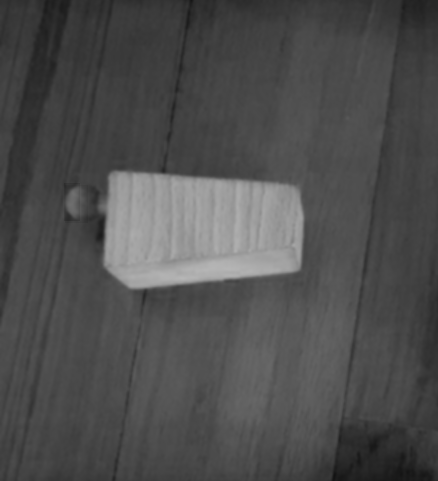
%> input picture Other related algorithms/I.bmp, 438 x 481 px
$ octave intermeans_run.m   (GNU Octave 9; MATLAB toolbox functions it lacks are replaced by stand-ins)
%> lines starting %> are read from the running program, lines starting %| are printed output that depends on the picture; in (x1, y1, x2, y2) boxes, pixels count from 0 and x2, y2 are one past the last pixel; in counts of white or black regions, pixels touching at a corner belong together; the program's own positions count from 1

%% Intermeans algorithm for automatic thresholding %%

I = imread('I.bmp');
%> I is the input picture: size 481x438 uint8; min 19, max 182, mean 78.1
intermeans(I);

function [T, Iout] = intermeans(Iin)

    T = mean(Iin(:));
%> T = 78.06
    maxIterations = 100;

    for iter = 1:maxIterations
        % Partition the image into two groups, R1 and R2, using the current threshold T
        R1 = Iin(Iin <= T);
        R2 = Iin(Iin > T);

        mu_1 = mean(R1);
        mu_2 = mean(R2);

        newT = 0.5 * (mu_1 + mu_2);

        if abs(newT - T) < 0.01
            break;
        end

        T = newT;
    end
%> this loop made 6 passes
%> (mu_1, mu_2, newT, T) on passes 1 to 5: (65.11, 108.1, 86.6, 86.6), (67.72, 127.8, 97.78, 97.78), (69.45, 151, 110.2, 110.2), (69.8, 156.3, 113.1, 113.1), (69.82, 156.5, 113.2, 113.2)
%> (mu_1, mu_2, newT) on pass 6: (69.82, 156.5, 113.2)

    Iout = Iin > T;
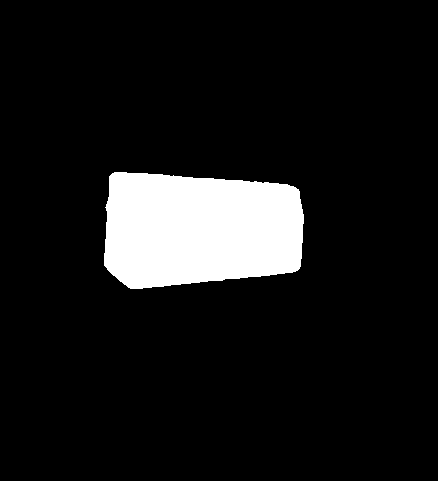
%> Iout: size 481x438 logical; 9.5% white; 1 white region, box (x1, y1, x2, y2) and area: (104, 172, 304, 289) 20016
    imwrite(Iout, 'I1.bmp');

    % Plot histogram
    figure;
    subplot(2,2,1);
    imshow(Iin);
    title('Original image')

    subplot(2,2,2);
    imhist(Iin);
    h = imhist(Iin);
%> h = 256 values, max 7173 at index 76, min 0 at index 1, mean 823
%> `intermeans(I);`:
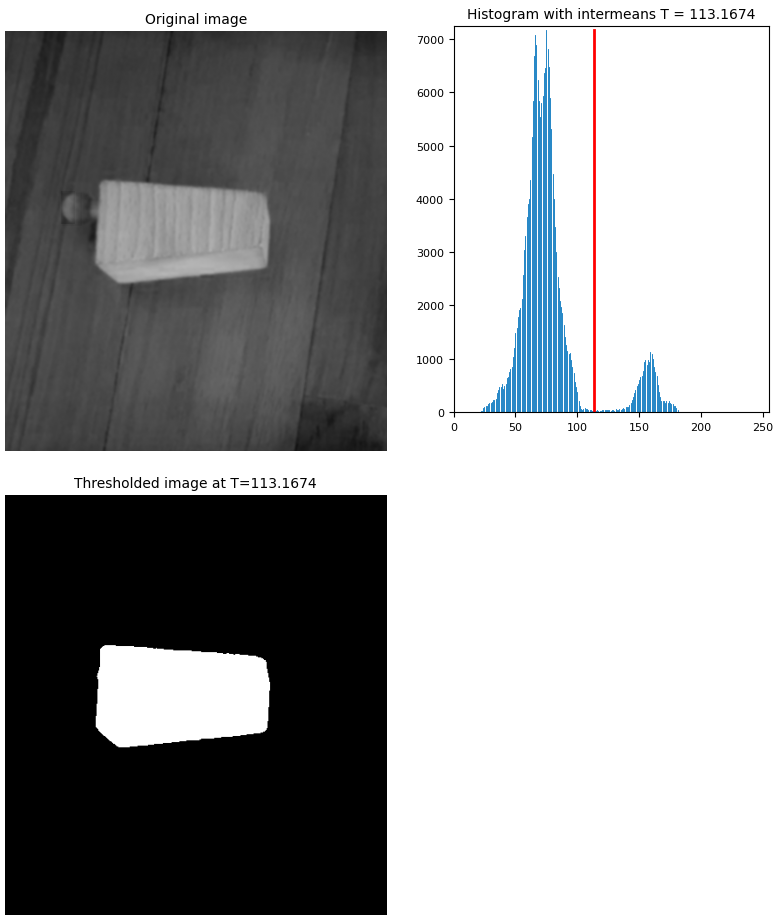
%> figure redrawn from the program's plot data, 3 panels
    ylim([0, max(h)*1.01]); % Set y-axis limits to cover the full range of frequencies
    hold on;
    plot([T, T], [0, max(h)], 'r', 'LineWidth', 2); % Add a red line at the final threshold
    hold off;
    title(['Histogram with intermeans T = ', num2str(T)]);

    subplot(2,2,3);
    imshow(Iout);
    title(['Thresholded image at T=', num2str(T)]);

end
